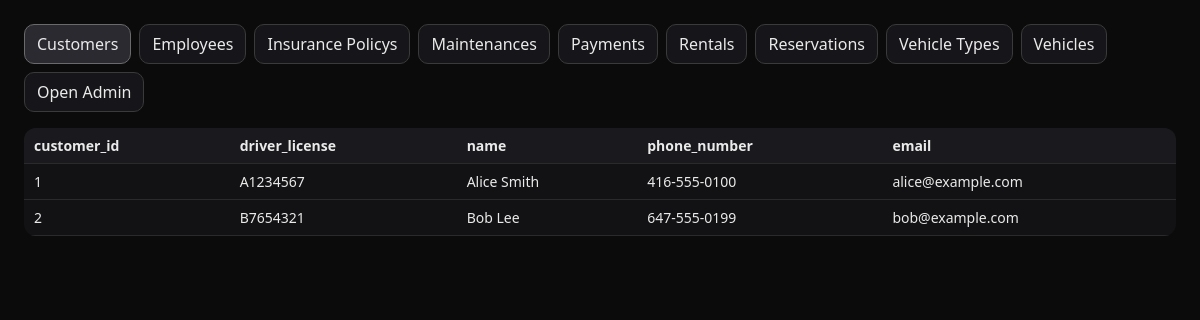
The page / on the database its author committed.
### rental/models.py (models this page shows, shortened)
class Customer(models.Model):
    customer_id = models.IntegerField(primary_key=True)
    driver_license = models.CharField(max_length=30, unique=True)
    name = models.CharField(max_length=100)
    phone_number = models.CharField(max_length=20, blank=True, null=True)
    email = models.EmailField(max_length=100, unique=True, blank=True, null=True)

### rental/views.py (the view)
# urls.py: path("", views.dashboard, name="dashboard"),
def dashboard(request):
    app = apps.get_app_config("rental")
    models = sorted([m for m in app.get_models()], key=lambda m: m._meta.verbose_name_plural.lower())
    model_map = {m.__name__: m for m in models}
    selected_name = request.GET.get("table") or (models[0].__name__ if models else "")
    selected = model_map.get(selected_name) if selected_name else None
    headers, rows = ([], [])
    if selected:
        headers, rows = _rows_for(selected)
    tabs = [{"name": m.__name__, "label": m._meta.verbose_name_plural.title()} for m in models]
    ctx = {"tabs": tabs, "selected_name": selected_name, "headers": headers, "rows": rows}
    return render(request, "dashboard.html", ctx)

### rental/views.py (called while the page is built)
def _rows_for(model, limit=200):
    fields = [f for f in model._meta.fields]
    headers = [f.name for f in fields]
    rows = []
    for obj in model.objects.all()[:limit]:
        row = []
        for f in fields:
            v = getattr(obj, f.name)
            row.append(str(v) if f.is_relation and v is not None else v)
        rows.append(row)
    return headers, rows

### templates/dashboard.html (shortened to what this page needs)
<!doctype html>
<html>
<head>
</head>
<body>
  <div class="bar">
    {% for t in tabs %}
      <a class="btn {% if t.name == selected_name %}active{% endif %}" href="?table={{t.name}}">{{ t.label }}</a>
    {% endfor %}
    <a class="btn" href="/admin/" target="_blank">Open Admin</a>
  </div>
  {% if headers and rows %}
  <table>
    <tr>
      {% for h in headers %}<th>{{ h }}</th>{% endfor %}
    </tr>
    {% for r in rows %}
    <tr>
      {% for c in r %}<td>{{ c }}</td>{% endfor %}
    </tr>
    {% endfor %}
  </table>
  {% else %}
    <div class="empty">No data.</div>
  {% endif %}
</body>
</html>

### templates/dashboard.html (style rules this page uses)
body { font-family:system-ui,-apple-system,Segoe UI,Roboto,Helvetica,Arial,sans-serif;margin:24px;background:#0b0b0c;color:#eaeaea }
a,button { color:inherit;text-decoration:none }
.bar { display:flex;gap:8px;flex-wrap:wrap;align-items:center;margin-bottom:16px }
.btn { border:1px solid #3a3a3a;padding:8px 12px;border-radius:10px;background:#16161a;cursor:pointer }
.btn.active { background:#2a2a30;border-color:#6a6a6a }
table { border-collapse:collapse;width:100%;background:#121214;border-radius:12px;overflow:hidden }
th,td { border-bottom:1px solid #2a2a2a;padding:8px 10px;text-align:left;font-size:14px }
th { background:#1a1a1e;font-weight:600 }

### rows shown on the page
Customer: r "A1234567" "Alice Smith" "416-555-0100" "alice@example.com"
Customer: r "B7654321" "Bob Lee" "647-555-0199" "bob@example.com"

### other values the page prints
{{ t.label }} "Customers" "Employees" "Insurance Policys" "Maintenances" "Payments" "Rentals" "Reservations" "Vehicle Types" "Vehicles"
{{ h }} "customer_id" "driver_license" "name" "phone_number" "email"
{{ c }} "1" "2"
